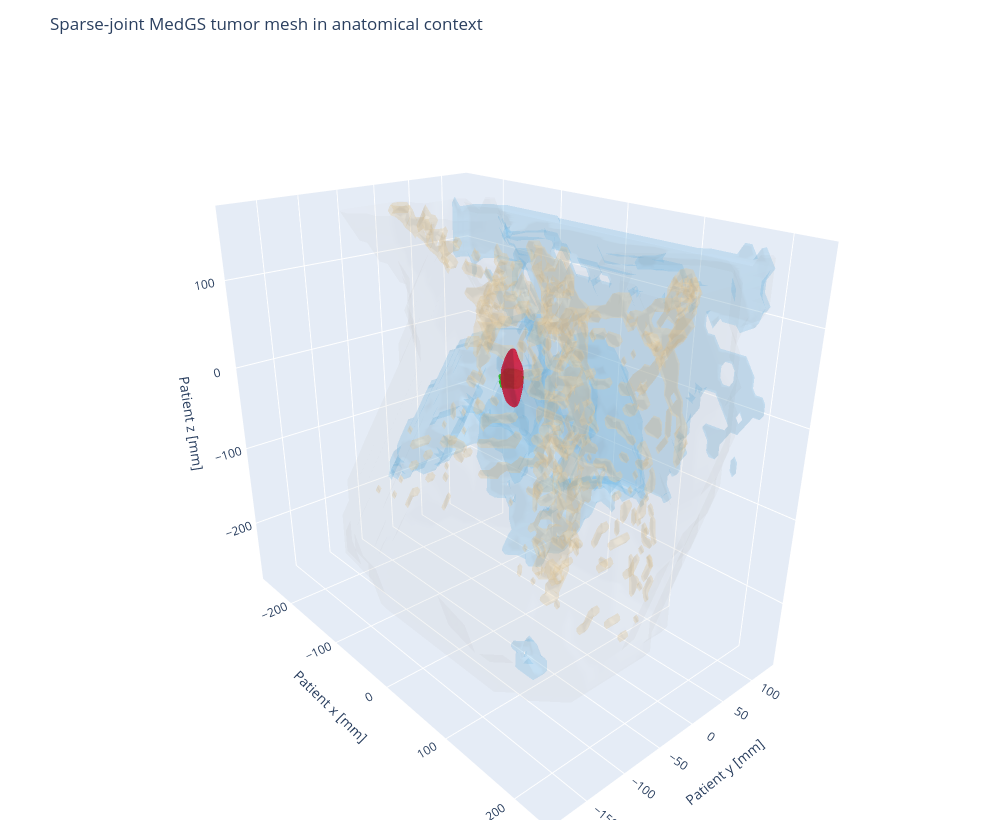

Notebook source saved alongside this figure:
### Markdown cell above
# 7. Experiment C — $\lambda_{\mathrm{seg}} = 3$

The segmentation branch receives the strongest weight. This tests whether stronger supervision further restricts false-positive extent while preserving the tumor on held-out slices.

### Code cell
result_c = run_experiment(EXPERIMENTS[2])
show_training_history(result_c)
show_segmentation_diagnostics(result_c)
show_reconstruction(result_c)

### Figure 1 — Plotly figure (JSON) as saved in the notebook; plotly's stock layout.template omitted (floating-point values rounded to 4 significant figures; data arrays with more than 128 entries replaced by an {"elided": "..."} marker saying what was removed)
{"data": [{"color": "lightgray", "flatshading": false, "i": {"elided": "4924 int values"}, "j": {"elided": "4924 int values"}, "k": {"elided": "4924 int values"}, "name": "Body", "opacity": 0.07, "x": {"elided": "2503 float values"}, "y": {"elided": "2503 float values"}, "z": {"elided": "2503 float values"}, "type": "mesh3d"}, {"color": "lightskyblue", "flatshading": false, "i": {"elided": "13914 int values"}, "j": {"elided": "13914 int values"}, "k": {"elided": "13914 int values"}, "name": "Lungs", "opacity": 0.17, "x": {"elided": "6883 float values"}, "y": {"elided": "6883 float values"}, "z": {"elided": "6883 float values"}, "type": "mesh3d"}, {"color": "wheat", "flatshading": false, "i": {"elided": "9244 int values"}, "j": {"elided": "9244 int values"}, "k": {"elided": "9244 int values"}, "name": "Bones", "opacity": 0.22, "x": {"elided": "4638 float values"}, "y": {"elided": "4638 float values"}, "z": {"elided": "4638 float values"}, "type": "mesh3d"}, {"color": "limegreen", "flatshading": false, "i": {"elided": "4398 int values"}, "j": {"elided": "4398 int values"}, "k": {"elided": "4398 int values"}, "name": "RTSTRUCT tumor", "opacity": 0.78, "x": {"elided": "2199 float values"}, "y": {"elided": "2199 float values"}, "z": {"elided": "2199 float values"}, "type": "mesh3d"}, {"color": "crimson", "flatshading": false, "i": {"elided": "6076 int values"}, "j": {"elided": "6076 int values"}, "k": {"elided": "6076 int values"}, "name": "MedGS tumor", "opacity": 0.62, "x": {"elided": "3040 float values"}, "y": {"elided": "3040 float values"}, "z": {"elided": "3040 float values"}, "type": "mesh3d"}], "layout": {"scene": {"camera": {"eye": {"x": 1.55, "y": -1.35, "z": 0.95}, "up": {"x": 0.0, "y": 0.0, "z": 1.0}, "center": {"x": 0.0, "y": 0.0, "z": 0.0}}, "xaxis": {"title": {"text": "Patient x [mm]"}}, "yaxis": {"title": {"text": "Patient y [mm]"}}, "zaxis": {"title": {"text": "Patient z [mm]"}}, "aspectmode": "data"}, "legend": {"x": 0.01, "y": 0.99}, "margin": {"l": 0, "r": 0, "t": 60, "b": 0}, "title": {"text": "Sparse-joint MedGS tumor mesh in anatomical context"}, "width": 1000, "height": 820}}
